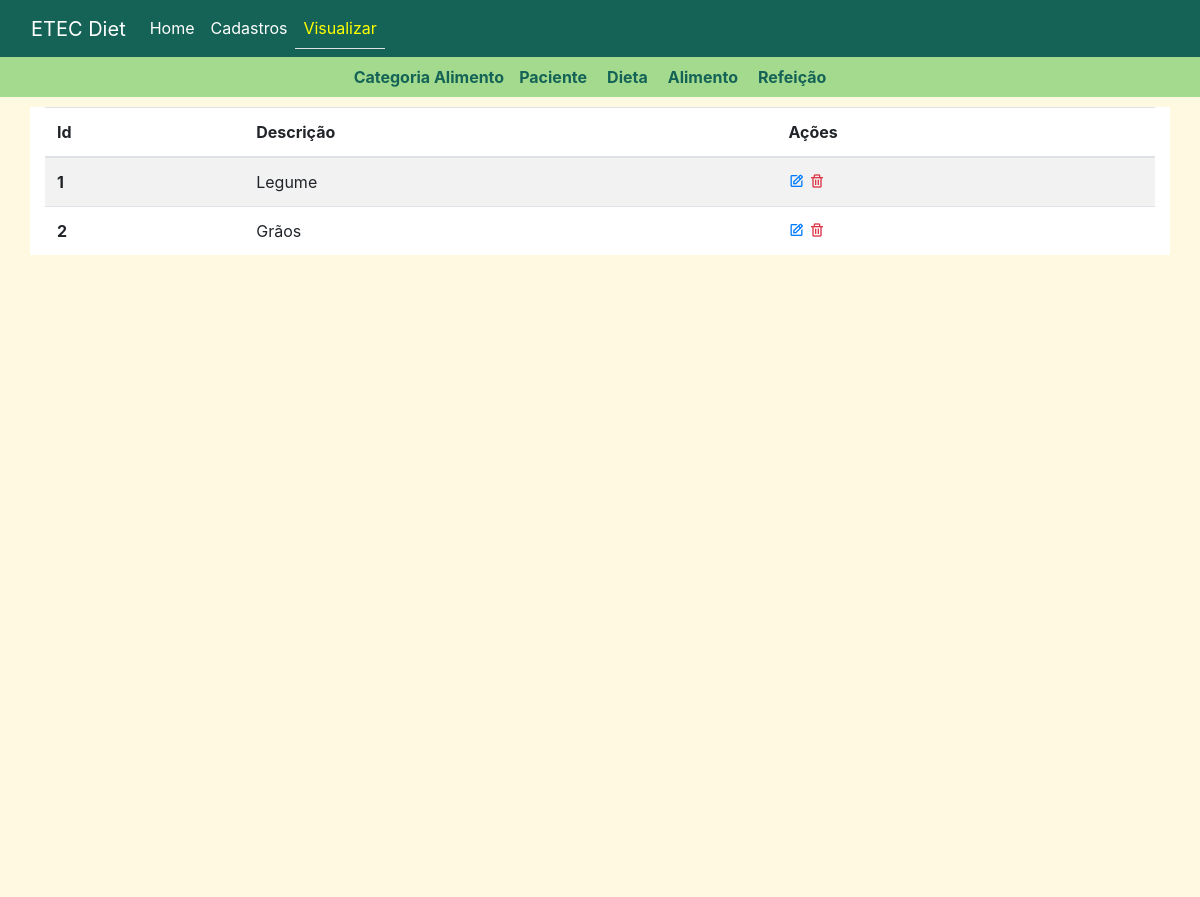
The app's page /categoria_alimento with its own data.
### tables this page shows
CREATE TABLE `categoria_alimento` (
  `id` int NOT NULL AUTO_INCREMENT,
  `descricao` varchar(100) NOT NULL,
  PRIMARY KEY (`id`)
);

### Controller/CategoriaAlimentoController.php (called while the page is built, shortened)
<?php
class CategoriaAlimentoController{
    public static function index(){
        $arr_categoria_alimentos = self::listar();
        include 'View/modules/Categoria_Alimento/ListarCategoriaAlimento.php';
    }
    public static function listar(){
        $model = new CategoriaAlimentoModel();
        $arr_categoria_alimentos = $model->getAll();
        return $arr_categoria_alimentos;
    }
}

### DAO/MySQL.php (called while the page is built, shortened)
<?php
class MySQL extends PDO{
    public $dsn = "mysql:host=localhost;dbname=etec_diet_v2";
    public $user = "root";
    public $pass = "Eduardo@mysql";
    public function __construct()
    {
        return parent::__construct($this->dsn, $this->user, $this->pass);
    }
}

### Model/CategoriaAlimentoModel.php (called while the page is built, shortened)
<?php
class CategoriaAlimentoModel{
    public function getAll(){
        include 'DAO/CategoriaAlimentoDAO.php';
        $dao = new CategoriaAlimentoDAO();
        return $dao->getAllRows();
    }
}

### DAO/CategoriaAlimentoDAO.php (called while the page is built, shortened)
<?php
class CategoriaAlimentoDAO{
    public $conexao;
    public function __construct()
    {
        include_once 'MySQL.php';
        $this->conexao = new MySQL();
    }
    public function getAllRows(){
        $sql = "SELECT * FROM categoria_alimento";
        $stmt = $this->conexao->prepare($sql);
        $stmt->execute();
        return $stmt->fetchAll(PDO::FETCH_CLASS);
    }
}

### View/modules/Categoria_Alimento/ListarCategoriaAlimento.php (the view, shortened to what this page needs)
<!DOCTYPE html>
<html lang="en">
<head>
    <link rel="stylesheet" href="View/css/listas.css">
    <?php include 'View/includes/css_config.php' ?>
</head>
<body>
    <header>
        <?php include 'View/includes/cabecalho_view.php'?>
    </header>
    <main>
        <div class="container">
            <table class="table table-striped">
                <thead>
                    <tr>
                        <th scope="col">Id</th>
                        <th scope="col">Descrição</th>
                        <th scope="col">Ações</th>
                    </tr>
                </thead>
                <tbody>
                <?php foreach($arr_categoria_alimentos as $categoria_alimento): ?>
                    <tr>
                        <th scope="row"><?=$categoria_alimento->id?></th>
                        <td><?=$categoria_alimento->descricao?></td>
                        <td class="actions">
                            <a href="/ver?id=<?= $categoria_alimento->id?>">
                                <i class='bx bx-edit '></i>
                            </a>
                            <a href="/deletar?id=<?= $categoria_alimento->id?>">
                                <i class='bx bx-trash text-danger'></i>
                            </a>
                        </td>
                    </tr>
                <?php endforeach?>
                </tbody>
            </table>
        </div>
    </main>
</body>
</html>

### View/css/listas.css (style rules this page uses)
* { box-sizing: border-box; }
html { height: 100%; background-color: #fff9e1;; }
main { padding: 10px; height: 100%; background-color: #fff9e1;; }
body { background-color: #fff9e1;; height: 100%; }
.container { background-color: white; }

### records on screen
categoria_alimento: id "1", descricao "Legume"
categoria_alimento: id "2", descricao "Grãos"
